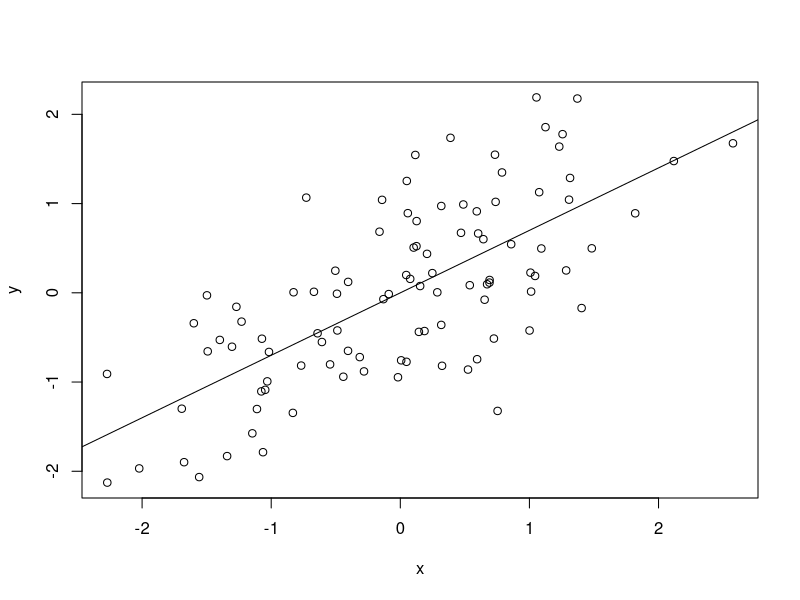

Recreate this plot in R.
# -------------------------------------------
# Example script 
# Workshop: Git for Psychological Research
# -------------------------------------------

# To demonstrate how to use version control, we will compute a correlation 
# coefficient using simulated data


# 0.) install and load packages

# uncomment the following line if you haven't installed the MASS package
# install.packages(MASS) 
library("MASS")


# 1.) simulate data

samples = 100 # number of samples to draw
r = 0.70 # pre-specified correlation coefficient

data = mvrnorm(n=samples, mu=c(0, 0), # draw # of samples from multivar norm distribution
               Sigma=matrix(c(1, r, r, 1), nrow=2), # specifiy correlation matrix
               empirical=TRUE) 

x = data[, 1]  # standard normal (mu=0, sd=1)
y = data[, 2]  # standard normal (mu=0, sd=1)


# 2.) calculate correlation coefficient

cor(x, y)


# 3.) plot data

plot(x,y)
abline(lm(x ~ y))


